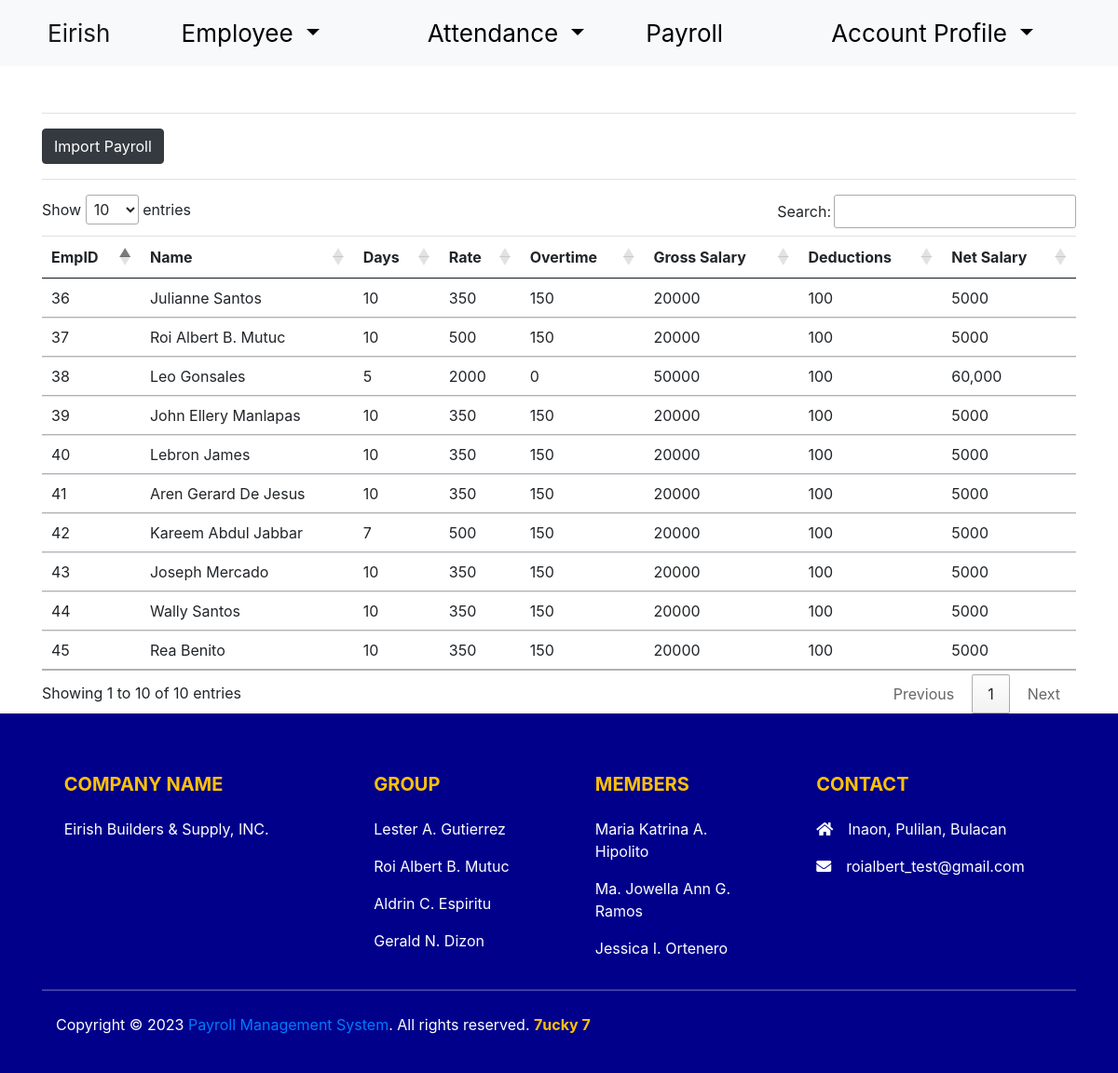
/code/payrolls.php (signed in), run on the app's committed database.
### tables this page shows
CREATE TABLE `payroll` (
  `id` int(11) NOT NULL,
  `emp_id` int(11) NOT NULL,
  `name` varchar(50) NOT NULL,
  `days` varchar(50) NOT NULL,
  `rate` double NOT NULL,
  `overtime` varchar(50) NOT NULL,
  `gross_salary` varchar(100) NOT NULL,
  `deductions` varchar(100) NOT NULL,
  `net_salary` varchar(100) NOT NULL
);

### code/payrolls.php (the view, shortened to what this page needs)
<?php
 require_once('home.php');
$con=mysqli_connect('localhost','root','','eirish_payroll');
$result=mysqli_query($con,"select * from payroll");
?>
<!doctype html>
<html lang="en">
<head>
  <link href="https://cdn.jsdelivr.net/npm/bootstrap@5.1.0/dist/css/bootstrap.min.css" rel="stylesheet">
  <link href="//cdn.datatables.net/1.10.25/css/jquery.dataTables.min.css" rel="stylesheet">
</head>
<body>
 <div class="container" style="margin-top:50px;">
 <div class="border-bottom my-3"></div>
            <div class="dropdown my-3">
            <a href="javascript:void(0);" class="btn btn-dark" onclick="formToggle('importFrm');"><i class="plus"></i> Import Payroll</a>
             </div>
             <div class="border-bottom my-3"></div>
          <table class="table table-hover">
                  <thead>
                      <tr>
                        <th>EmpID</th>
                        <th>Name</th>
                        <th>Days</th>
                        <th>Rate</th>
                        <th>Overtime</th>
                        <th>Gross Salary</th>
                        <th>Deductions</th>
                        <th>Net Salary</th>
                      </tr>
                </thead>
                <tbody>
                          <?php while($row=mysqli_fetch_assoc($result)){?>
                      <tr>
                          <td><?php echo $row['emp_id']?></td>
                          <td><?php echo $row['name']?></td>
                          <td><?php echo $row['days']?></td>
                          <td><?php echo $row['rate']?></td>
                          <td><?php echo $row['overtime']?></td>
                          <td><?php echo $row['gross_salary']?></td>
                          <td><?php echo $row['deductions']?></td>
                          <td><?php echo $row['net_salary']?></td>
                      </tr>
                          <?php } ?>
              </table>
  </div>
<?php require_once('footer.php'); ?>
</body>
</html>

### data on the page
payroll: emp "36", name "Julianne Santos", days "10", rate "350", overtime "150", gross_salary "20000", deductions "100", net_salary "5000"
payroll: emp "37", name "Roi Albert B. Mutuc", days "10", rate "500", overtime "150", gross_salary "20000", deductions "100", net_salary "5000"
payroll: emp "38", name "Leo Gonsales", days "5", rate "2000", overtime "0", gross_salary "50000", deductions "100", net_salary "60,000"
payroll: emp "39", name "John Ellery Manlapas", days "10", rate "350", overtime "150", gross_salary "20000", deductions "100", net_salary "5000"
payroll: emp "40", name "Lebron James", days "10", rate "350", overtime "150", gross_salary "20000", deductions "100", net_salary "5000"
payroll: emp "41", name "Aren Gerard De Jesus", days "10", rate "350", overtime "150", gross_salary "20000", deductions "100", net_salary "5000"
payroll: emp "42", name "Kareem Abdul Jabbar", days "7", rate "500", overtime "150", gross_salary "20000", deductions "100", net_salary "5000"
payroll: emp "43", name "Joseph Mercado", days "10", rate "350", overtime "150", gross_salary "20000", deductions "100", net_salary "5000"
payroll: emp "44", name "Wally Santos", days "10", rate "350", overtime "150", gross_salary "20000", deductions "100", net_salary "5000"
payroll: emp "45", name "Rea Benito", days "10", rate "350", overtime "150", gross_salary "20000", deductions "100", net_salary "5000"
